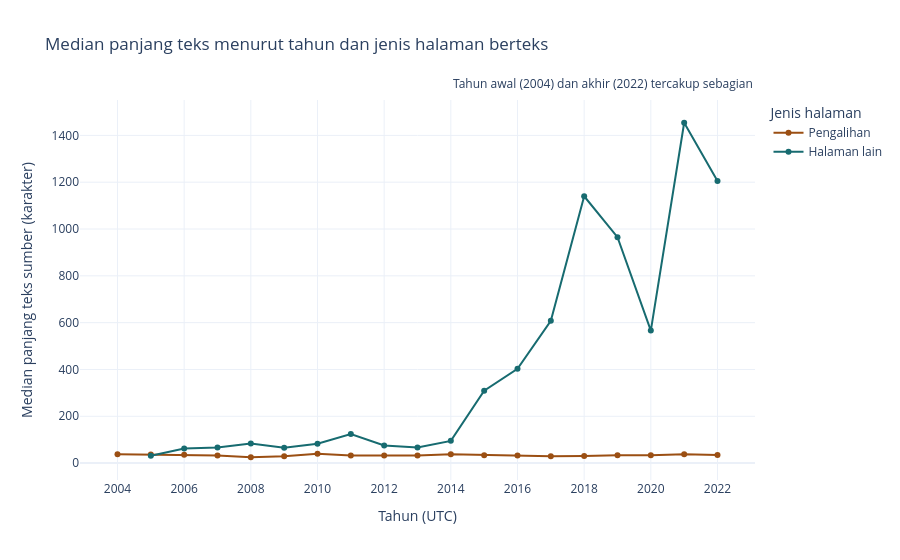

The code cell stored with this chart in its notebook:
### Code cell
# 6. Perbandingan tahun, jenis halaman, dan panjang teks
panjang_tahunan = (
    positif.with_columns(pl.col("timestamp").dt.year().alias("tahun"))
    .group_by("tahun", "jenis")
    .agg(
        pl.col("panjang_asli").median().alias("median_karakter"),
        pl.len().alias("jumlah"),
    )
    .sort("tahun", "jenis")
)
fig6 = px.line(
    panjang_tahunan, x="tahun", y="median_karakter", color="jenis", markers=True,
    color_discrete_map=warna_jenis, custom_data=["jumlah"],
    labels={"tahun": "Tahun (UTC)", "median_karakter": "Median panjang teks sumber (karakter)", "jenis": "Jenis halaman"},
    title="Median panjang teks menurut tahun dan jenis halaman berteks",
)
fig6.update_traces(
    hovertemplate="%{x}<br>Median: %{y:,.0f} karakter<br>%{customdata[0]:,} record",
)
fig6.add_annotation(
    x=1, y=1.07, xref="paper", yref="paper", showarrow=False, xanchor="right",
    text=f"Tahun awal ({awal.year}) dan akhir ({akhir.year}) tercakup sebagian",
)
fig6.update_xaxes(dtick=2)
fig6.show()

### Figure 1 — Plotly figure (JSON) as saved in the notebook; plotly's stock layout.template omitted (floating-point values rounded to 4 significant figures)
{"data": [{"customdata": [[8], [20], [137], [2648], [25278], [9336], [69178], [19997], [35864], [11315], [44479], [10691], [10661], [165826], [42946], [34864], [32852], [40974], [52443]], "hovertemplate": "%{x}<br>Median: %{y:,.0f} karakter<br>%{customdata[0]:,} record", "legendgroup": "Pengalihan", "line": {"color": "#9b4f13", "dash": "solid"}, "marker": {"symbol": "circle"}, "mode": "lines+markers", "name": "Pengalihan", "orientation": "v", "showlegend": true, "type": "scatter", "x": [2004, 2005, 2006, 2007, 2008, 2009, 2010, 2011, 2012, 2013, 2014, 2015, 2016, 2017, 2018, 2019, 2020, 2021, 2022], "xaxis": "x", "y": [38.0, 36.5, 36.0, 32.0, 25.0, 29.0, 40.0, 32.0, 33.0, 32.0, 38.0, 34.0, 32.0, 29.0, 30.0, 34.0, 34.0, 38.0, 35.0], "yaxis": "y"}, {"customdata": [[6], [571], [634], [1158], [1373], [2592], [2451], [3560], [26381], [4737], [9531], [31978], [25849], [31064], [53936], [94406], [213430], [436705]], "hovertemplate": "%{x}<br>Median: %{y:,.0f} karakter<br>%{customdata[0]:,} record", "legendgroup": "Halaman lain", "line": {"color": "#176b70", "dash": "solid"}, "marker": {"symbol": "circle"}, "mode": "lines+markers", "name": "Halaman lain", "orientation": "v", "showlegend": true, "type": "scatter", "x": [2005, 2006, 2007, 2008, 2009, 2010, 2011, 2012, 2013, 2014, 2015, 2016, 2017, 2018, 2019, 2020, 2021, 2022], "xaxis": "x", "y": [31.5, 62.0, 67.0, 84.0, 66.0, 83.0, 124.0, 75.0, 67.0, 95.0, 309.0, 403.0, 608.0, 1140.0, 965.0, 566.0, 1454.0, 1205.0], "yaxis": "y"}], "layout": {"annotations": [{"showarrow": false, "text": "Tahun awal (2004) dan akhir (2022) tercakup sebagian", "x": 1, "xanchor": "right", "xref": "paper", "y": 1.07, "yref": "paper"}], "legend": {"title": {"text": "Jenis halaman"}, "tracegroupgap": 0}, "title": {"text": "Median panjang teks menurut tahun dan jenis halaman berteks"}, "xaxis": {"anchor": "y", "domain": [0, 1], "dtick": 2, "title": {"text": "Tahun (UTC)"}}, "yaxis": {"anchor": "x", "domain": [0, 1], "title": {"text": "Median panjang teks sumber (karakter)"}}}}
